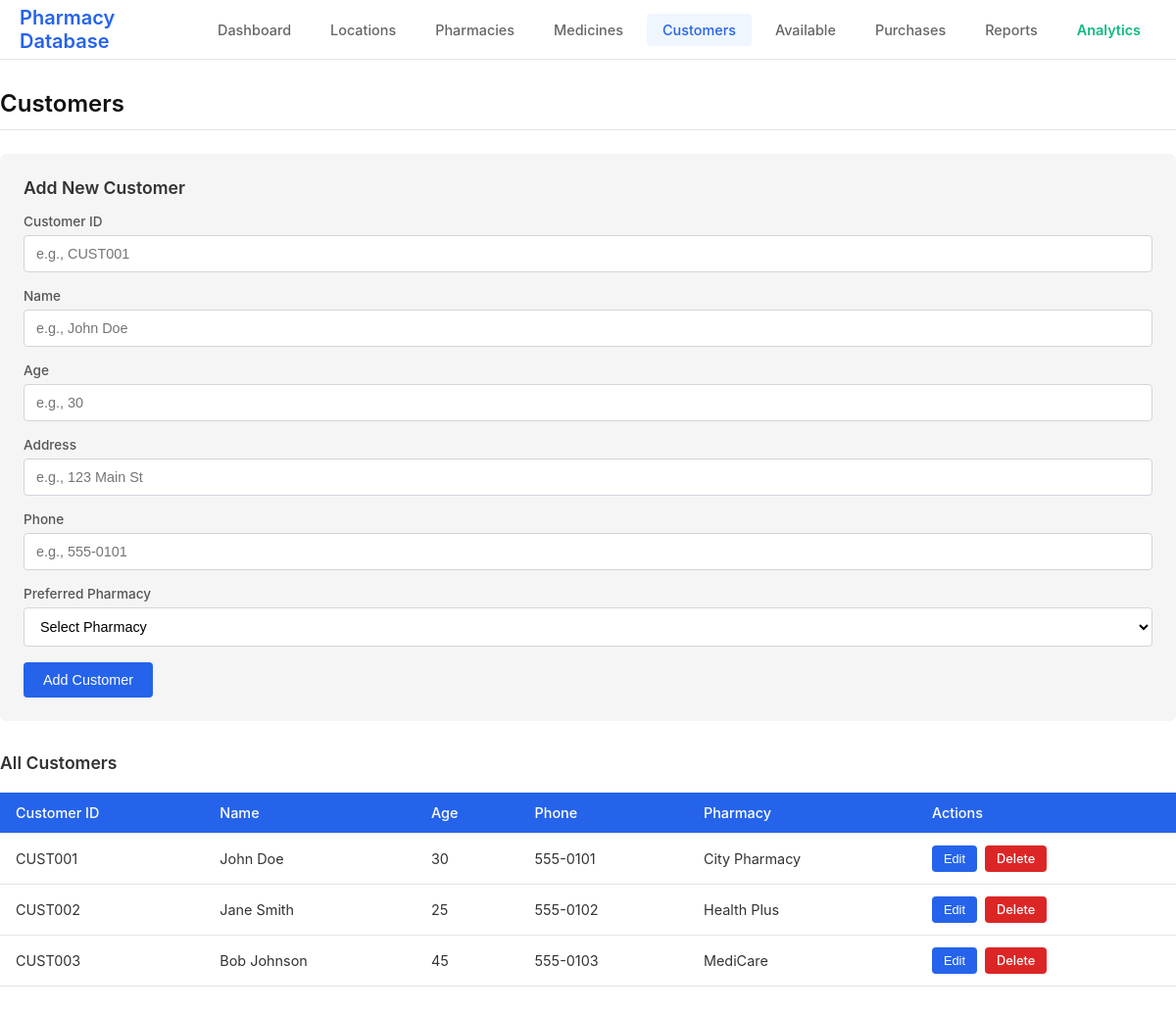
Page /customers on the committed database.
### tables this page shows
CREATE TABLE customer (
            cust_id TEXT PRIMARY KEY,
            name TEXT NOT NULL,
            age INTEGER,
            address TEXT,
            phone TEXT,
            pharmacy_id TEXT,
            FOREIGN KEY (pharmacy_id) REFERENCES pharmacy(pharmacy_id)
        );

CREATE TABLE pharmacy (
            pharmacy_id TEXT PRIMARY KEY,
            pharmacy_name TEXT NOT NULL,
            location_id TEXT,
            FOREIGN KEY (location_id) REFERENCES location(location_id)
        );

### app.py (the view)
@app.route('/customers')
def customers():
    conn = get_connection()
    cursor = conn.cursor()
    cursor.execute('''
        SELECT c.*, p.pharmacy_name
        FROM customer c
        LEFT JOIN pharmacy p ON c.pharmacy_id = p.pharmacy_id
    ''')
    customers = cursor.fetchall()
    cursor.execute("SELECT * FROM pharmacy")
    pharmacies = cursor.fetchall()
    conn.close()
    return render_template('customers.html', customers=customers, pharmacies=pharmacies)

### app.py (called while the page is built)
def get_connection():
    conn = sqlite3.connect(DB_PATH)
    conn.row_factory = sqlite3.Row
    return conn

### templates/customers.html (shortened to what this page needs)
{% extends "base.html" %}
{% block content %}
<h2>Customers</h2>
<div class="form-section">
    <h3>Add New Customer</h3>
    <form method="POST" action="{{ url_for('add_customer') }}">
        <div class="form-group">
            <label>Customer ID</label>
            <input type="text" name="cust_id" required placeholder="e.g., CUST001">
        </div>
        <div class="form-group">
            <label>Name</label>
            <input type="text" name="name" required placeholder="e.g., John Doe">
        </div>
        <div class="form-group">
            <label>Age</label>
            <input type="number" name="age" required placeholder="e.g., 30">
        </div>
        <div class="form-group">
            <label>Address</label>
            <input type="text" name="address" required placeholder="e.g., 123 Main St">
        </div>
        <div class="form-group">
            <label>Phone</label>
            <input type="text" name="phone" required placeholder="e.g., 555-0101">
        </div>
        <div class="form-group">
            <label>Preferred Pharmacy</label>
            <select name="pharmacy_id" required>
                <option value="">Select Pharmacy</option>
            </select>
        </div>
        <button type="submit">Add Customer</button>
    </form>
</div>
<h3>All Customers</h3>
<table>
    <thead>
        <tr>
            <th>Customer ID</th>
            <th>Name</th>
            <th>Age</th>
            <th>Phone</th>
            <th>Pharmacy</th>
            <th>Actions</th>
        </tr>
    </thead>
    <tbody>
        {% for customer in customers %}
        <tr>
            <td>{{ customer.cust_id }}</td>
            <td>{{ customer.name }}</td>
            <td>{{ customer.age }}</td>
            <td>{{ customer.phone }}</td>
            <td>{{ customer.pharmacy_name }}</td>
            <td>
                <div class="actions">
                    <button type="button" class="btn btn-sm" onclick="toggleEdit('{{ customer.cust_id }}')">Edit</button>
                    <a href="{{ url_for('delete_customer', cust_id=customer.cust_id) }}"
                       class="btn btn-danger btn-sm"
                       onclick="return confirm('Are you sure?')">Delete</a>
                </div>
            </td>
        </tr>
        {% endfor %}
    </tbody>
</table>
{% endblock %}

### templates/base.html (style rules this page uses)
* { margin: 0; padding: 0; box-sizing: border-box; }
body { font-family: -apple-system, BlinkMacSystemFont, 'Segoe UI', Roboto, 'Helvetica Neue', Arial, sans-serif; background-color: #ffffff; color: #333; min-height: 100vh; }
h2 { font-size: 1.5rem; font-weight: 600; color: #111; margin-bottom: 24px; padding-bottom: 12px; border-bottom: 1px solid #e5e5e5; }
h3 { font-size: 1.1rem; font-weight: 600; color: #333; margin-bottom: 16px; }
table { width: 100%; border-collapse: collapse; margin: 20px 0; font-size: 0.9rem; }
th, td { padding: 12px 16px; text-align: left; border-bottom: 1px solid #e5e5e5; }
th { background-color: #2563eb; color: white; font-weight: 500; }
.form-section { background-color: #f5f5f5; padding: 24px; border-radius: 6px; margin-bottom: 32px; }
.form-group { margin-bottom: 16px; }
label { display: block; margin-bottom: 6px; color: #555; font-size: 0.85rem; font-weight: 500; }
input, select { width: 100%; padding: 10px 12px; border: 1px solid #d1d5db; border-radius: 4px; font-size: 0.9rem; background-color: white; transition: border-color 0.2s; }
button, .btn { background-color: #2563eb; color: white; padding: 10px 20px; border: none; border-radius: 4px; cursor: pointer; text-decoration: none; display: inline-block; font-size: 0.9rem; font-weight: 500; transition: background-color 0.2s; }
.btn-danger { background-color: #dc2626; }
.btn-sm { padding: 6px 12px; font-size: 0.8rem; }
.actions { display: flex; gap: 8px; }

### rows in the picture
customer: cust_id "CUST001", name "John Doe", age "30", phone "555-0101", pharmacy_name "City Pharmacy"
customer: cust_id "CUST002", name "Jane Smith", age "25", phone "555-0102", pharmacy_name "Health Plus"
customer: cust_id "CUST003", name "Bob Johnson", age "45", phone "555-0103", pharmacy_name "MediCare"
